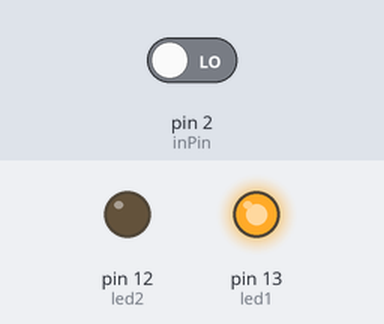
Recording of a sketch running on a simulated Arduino Uno, built with avr-gcc and run on an emulated ATmega328P. Shown: output pins drawn as LEDs (lit = HIGH). The inputs (shaded band) are chosen by the test bench; at power-on: pin 2 (inPin) LOW.

Above: at 1.2 s.
1.3 s: pin 2 (inPin) driven HIGH
At 2.1 s:
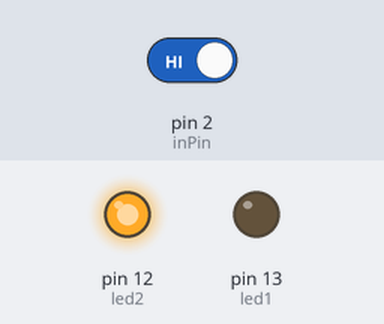
2.8 s: pin 2 (inPin) driven LOW
At 3.4 s:
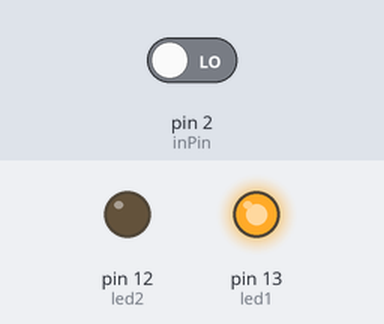
Timing chart, 0 to 5.8 s (numbered marks = the images above; inputs shaded):
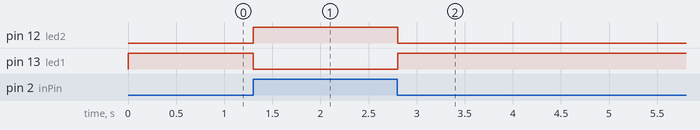

Measured:
- after the input at 1.3 s, pin 12 (led2): LOW → HIGH at once; pin 13 (led1): HIGH → LOW at once
- after the input at 2.8 s, pin 12 (led2): HIGH → LOW at once; pin 13 (led1): LOW → HIGH at once

The sketch:

Allumage.ino
```cpp
int led2 = 12;
int led1 = 13; // choose the pin for the LED
int inPin = 2; // choose the input pin (for a pushbutton)
int val = 0; // variable for reading the pin status
void setup() {
pinMode(led1, OUTPUT); // declare LED as output
pinMode(led2, OUTPUT);
pinMode(inPin, INPUT); // declare pushbutton as input
}
void loop(){
val = digitalRead(inPin); // read input value
if (val == HIGH) { // check if the input is HIGH (button released)
digitalWrite(led1, LOW); // turn LED OFF
digitalWrite(led2, HIGH);
} else {
digitalWrite(led1, HIGH); // turn LED ON
digitalWrite(led2, LOW);
}
delay(10);
}
```
